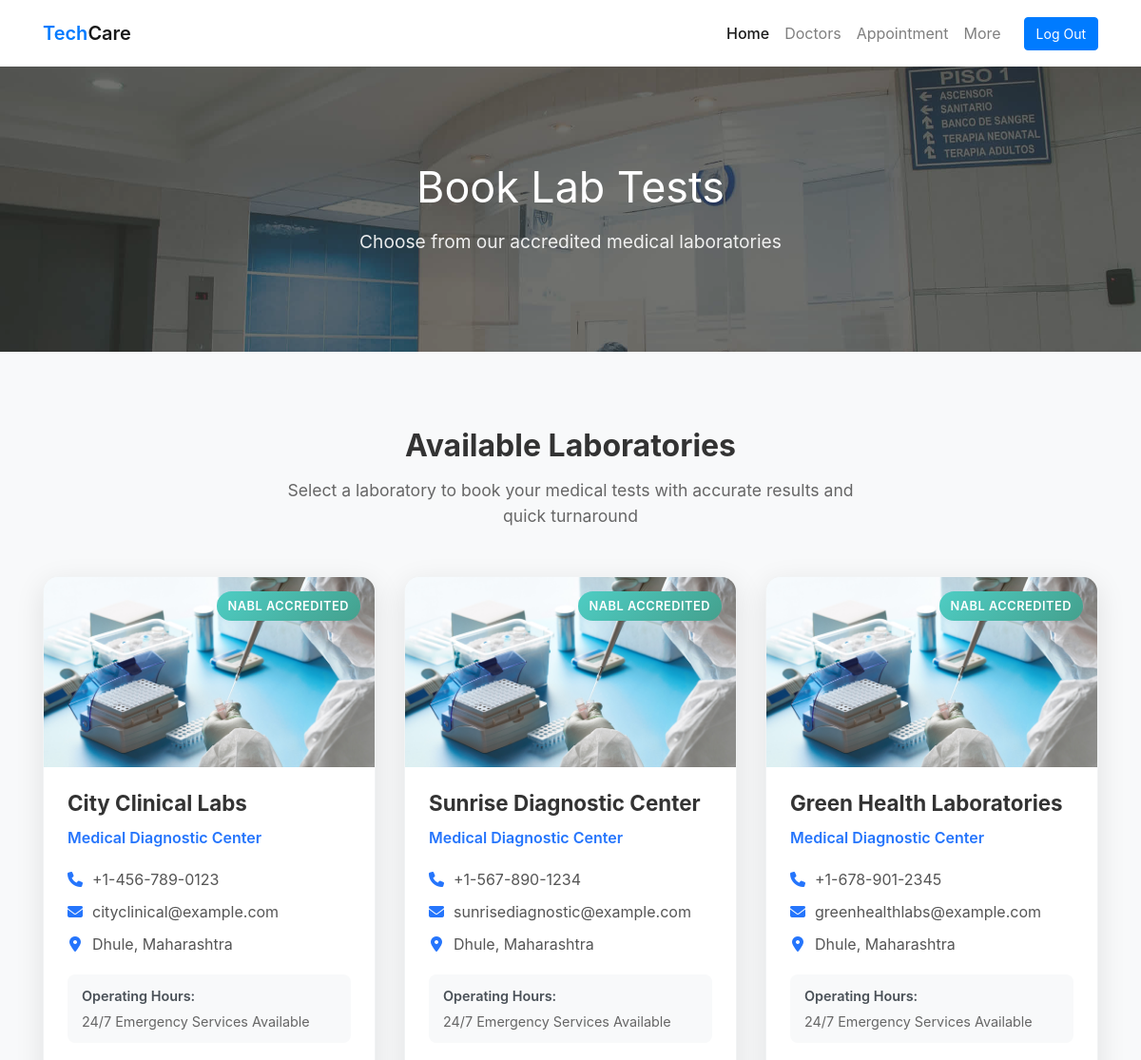
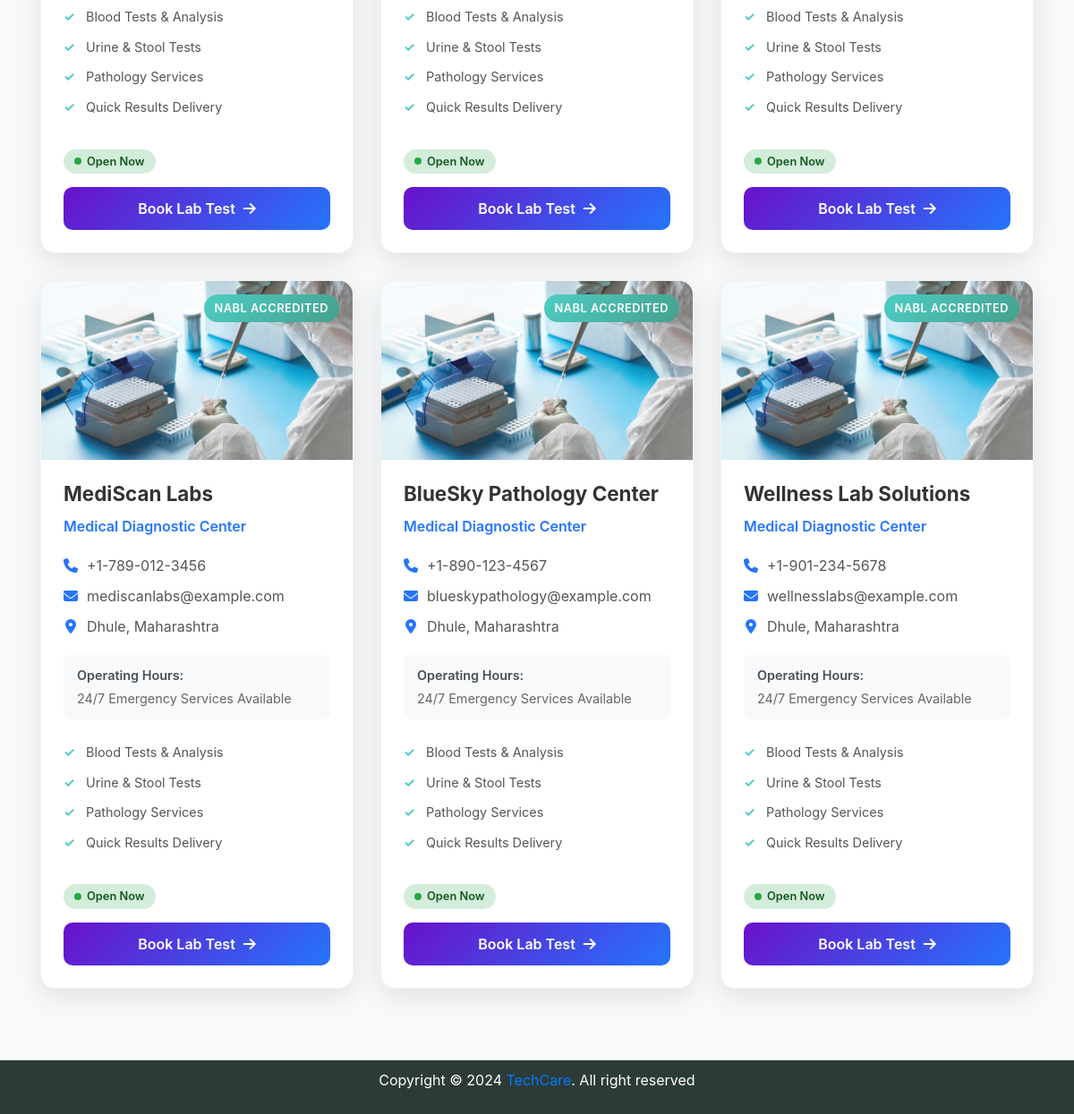
The page /testLab.php on the database its author committed (2 pictures, top to bottom).
### tables this page shows
CREATE TABLE `labs` (
  `lab_id` int(11) NOT NULL,
  `lab_name` varchar(256) NOT NULL,
  `lab_email` varchar(256) NOT NULL,
  `lab_mo` varchar(256) NOT NULL
);

### testLab.php (the view, shortened to what this page needs)
<?php
include "includes/header.php";
include "includes/usernavbar.php";
?>
<!DOCTYPE html>
<html lang="en">
<head>
</head>
<body>
<div class="page-banner overlay-dark bg-image" style="background-image: url(assets/img/bg_image_1.jpg);">
    <div class="banner-section">
        <div class="container text-center wow fadeInUp">
            <h1 class="font-weight-normal">Book Lab Tests</h1>
            <p class="subtitle">Choose from our accredited medical laboratories</p>
        </div>
    </div>
</div>
<div class="labs-section">
    <div class="container">
        <div class="section-header wow fadeInUp">
            <h2>Available Laboratories</h2>
            <p>Select a laboratory to book your medical tests with accurate results and quick turnaround</p>
        </div>
        <?php
        include 'connection/connection.php';
        $query = "SELECT * FROM labs";
        $result = mysqli_query($conn, $query);
        if ($result && mysqli_num_rows($result) > 0) {
            echo '<div class="labs-grid">';
            while ($row = mysqli_fetch_assoc($result)) {
                $isOpen = true;
                $statusClass = $isOpen ? 'status-open' : 'status-closed';
                $statusDot = $isOpen ? 'dot-open' : 'dot-closed';
                $statusText = $isOpen ? 'Open Now' : 'Closed';
                echo '
                <div class="lab-card wow fadeInUp">
                    <div class="lab-image">
                        <img src="assets/img/testLab/lab.jpg" alt="' . htmlspecialchars($row['lab_name']) . '">
                        <span class="accredited-badge">NABL Accredited</span>
                    </div>
                    <div class="lab-info">
                        <h3 class="lab-name">' . htmlspecialchars($row['lab_name']) . '</h3>
                        <p class="lab-specialty">Medical Diagnostic Center</p>
                        <div class="contact-info">
                            <div class="contact-item">
                                <i class="fas fa-phone"></i>
                                <span>' . htmlspecialchars($row['lab_mo']) . '</span>
                            </div>
                            <div class="contact-item">
                                <i class="fas fa-envelope"></i>
                                <a href="mailto:' . htmlspecialchars($row['lab_email']) . '">' . htmlspecialchars($row['lab_email']) . '</a>
                            </div>
                            <div class="contact-item">
                                <i class="fas fa-map-marker-alt"></i>
                                <span>Dhule, Maharashtra</span>
                            </div>
                        </div>
                        <div class="operating-hours">
                            <div class="hours-label">Operating Hours:</div>
                            <div class="hours-time">24/7 Emergency Services Available</div>
                        </div>
                        <ul class="lab-features">
                            <li>Blood Tests & Analysis</li>
                            <li>Urine & Stool Tests</li>
                            <li>Pathology Services</li>
                            <li>Quick Results Delivery</li>
                        </ul>
                        <div class="status-indicator ' . $statusClass . '">
                            <span class="status-dot ' . $statusDot . '"></span>
                            ' . $statusText . '
                        </div>
                        <a href="booktestLab.php?id=' . $row['lab_id'] . '" class="book-button">
                            Book Lab Test <i class="fas fa-arrow-right"></i>
                        </a>
                    </div>
                </div>';
            }
            echo '</div>';
        }
        ?>
    </div>
</div>
<?php
include "includes/footer.php";
?>
</body>
</html>

### assets/css/style.css (style rules this page uses)
:root { --primary: #00d9a5; --accent: #ff3d85; --secondary: #4e5afe; --warning: #eed818; --info: #05b4e1; --danger: #ff4943; --success: #96c93d; --dark: #343531; --light: #f5f9f6; --cs: #596261; --grey: #6e807a; }
body { font-family: "Source Sans Pro", sans-serif; line-height: 1.5; color: #343531; }
a { color: #07be94; text-decoration: none; background-color: transparent; }
.bg-image { position: relative; background-position: center center; background-size: cover; background-repeat: no-repeat; }
.bg-image > * { position: relative; z-index: 10; }
.page-banner { position: relative; height: 200px; z-index: 10; }
.page-hero.overlay-dark::before, .page-banner.overlay-dark::before { content: ""; position: absolute; top: 0; left: 0; width: 100%; height: 100%; background: rgba(52, 53, 49, 0.7); z-index: 1; }
.hero-section, .banner-section { position: relative; display: -ms-flexbox; display: flex; -ms-flex-align: center; align-items: center; -ms-flex-pack: center; justify-content: center; height: 100%; color: #ffffff; z-index: 10; }

### testLab.php (style rules this page uses)
.page-banner { position: relative; height: 300px; display: flex; align-items: center; background-size: cover; background-position: center; }
.banner-section { width: 100%; }
.banner-section h1 { font-size: 2.8rem; color: white; margin-bottom: 1rem; font-weight: 700; }
.banner-section .subtitle { color: rgba(255, 255, 255, 0.9); font-size: 1.2rem; margin-bottom: 0; }
.labs-section { padding: 80px 0; background: #f8f9fa; }
.section-header { text-align: center; margin-bottom: 50px; }
.section-header h2 { color: #333; font-weight: 700; margin-bottom: 15px; }
.section-header p { color: #666; font-size: 1.1rem; max-width: 600px; margin: 0 auto; }
.labs-grid { display: grid; grid-template-columns: repeat(auto-fit, minmax(350px, 1fr)); gap: 30px; }
.lab-card { background: white; border-radius: 16px; overflow: hidden; box-shadow: 0 8px 30px rgba(0, 0, 0, 0.1); transition: all 0.3s ease; border: 1px solid #f1f3f4; }
.lab-image { height: 200px; overflow: hidden; position: relative; }
.lab-image img { width: 100%; height: 100%; object-fit: cover; transition: transform 0.3s ease; }
.accredited-badge { position: absolute; top: 15px; right: 15px; background: linear-gradient(135deg, #4ecdc4 0%, #44a08d 100%); color: white; padding: 6px 12px; border-radius: 20px; font-size: 0.8rem; font-weight: 600; text-transform: uppercase; letter-spacing: 0.5px; }
.lab-info { padding: 25px; }
.lab-name { color: #333; font-size: 1.4rem; font-weight: 700; margin-bottom: 10px; }
.lab-specialty { color: #2575fc; font-weight: 600; margin-bottom: 15px; font-size: 1rem; }
.contact-info { margin: 20px 0; }
.contact-item { display: flex; align-items: center; gap: 10px; margin-bottom: 10px; color: #555; }
.contact-item i { color: #2575fc; width: 16px; text-align: center; }
.contact-item a { color: #555; text-decoration: none; transition: color 0.3s; }
.lab-features { list-style: none; padding: 0; margin: 20px 0; text-align: left; }
.lab-features li { padding: 6px 0; color: #555; position: relative; padding-left: 25px; font-size: 0.9rem; }
.lab-features li::before { content: '✓'; position: absolute; left: 0; color: #4ecdc4; font-weight: bold; }
.book-button { display: block; width: 100%; background: linear-gradient(135deg, #6a11cb 0%, #2575fc 100%); color: white; text-align: center; padding: 12px 20px; border-radius: 10px; text-decoration: none; font-weight: 600; transition: all 0.3s; border: none; cursor: pointer; margin-top: 15px; }
.book-button i { margin-left: 5px; transition: transform 0.3s; }
.status-indicator { display: inline-flex; align-items: center; gap: 6px; padding: 4px 12px; border-radius: 20px; font-size: 0.8rem; font-weight: 600; margin-top: 10px; }
.status-open { background: #d4edda; color: #155724; }
.status-dot { width: 8px; height: 8px; border-radius: 50%; display: inline-block; }
.dot-open { background: #28a745; }
.operating-hours { background: #f8f9fa; padding: 12px 15px; border-radius: 8px; margin: 15px 0; font-size: 0.9rem; }
.hours-label { font-weight: 600; color: #495057; margin-bottom: 5px; }
.hours-time { color: #666; }
.lab-card { animation: fadeInUp 0.6s ease; }

### rows shown on the page
labs: lab_name "City Clinical Labs", lab_mo "+1-456-789-0123", lab_email "cityclinical@example.com", statusText "Open Now"
labs: lab_name "Sunrise Diagnostic Center", lab_mo "+1-567-890-1234", lab_email "sunrisediagnostic@example.com", statusText "Open Now"
labs: lab_name "Green Health Laboratories", lab_mo "+1-678-901-2345", lab_email "greenhealthlabs@example.com", statusText "Open Now"
labs: lab_name "MediScan Labs", lab_mo "+1-789-012-3456", lab_email "mediscanlabs@example.com", statusText "Open Now"
labs: lab_name "BlueSky Pathology Center", lab_mo "+1-890-123-4567", lab_email "blueskypathology@example.com", statusText "Open Now"
labs: lab_name "Wellness Lab Solutions", lab_mo "+1-901-234-5678", lab_email "wellnesslabs@example.com", statusText "Open Now"
